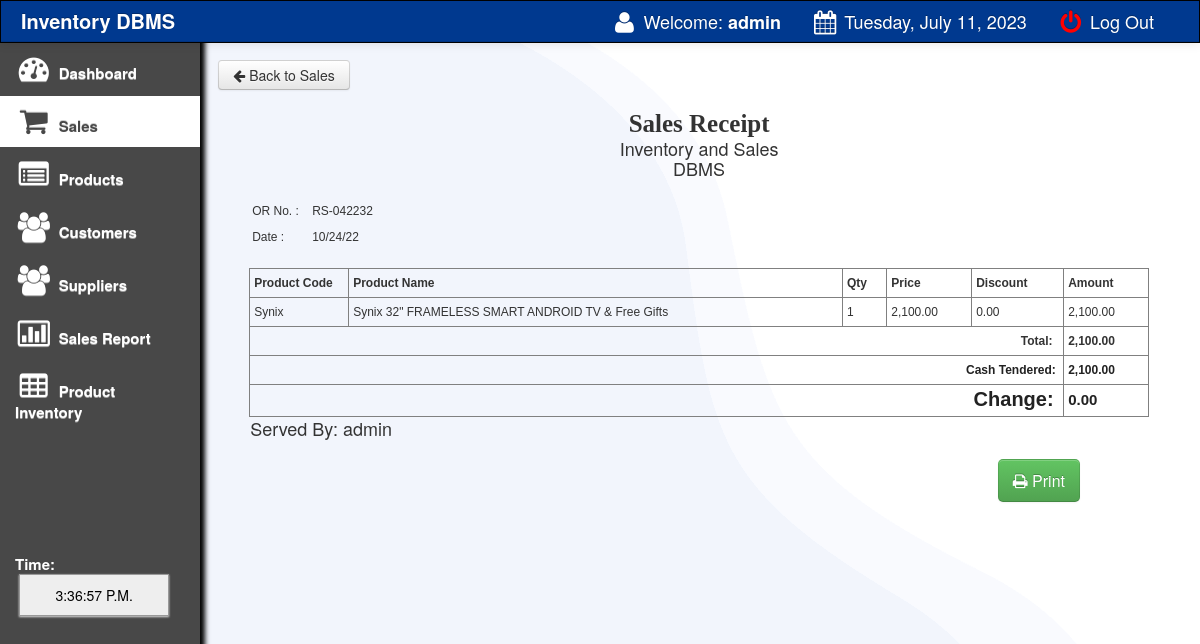
The app's page /main/preview.php?invoice=RS-042232 (signed in) with its own data.
### tables this page shows
CREATE TABLE `sales` (
  `transaction_id` int(11) NOT NULL,
  `invoice_number` varchar(100) NOT NULL,
  `cashier` varchar(100) NOT NULL,
  `date` varchar(100) NOT NULL,
  `type` varchar(100) NOT NULL,
  `amount` varchar(100) NOT NULL,
  `profit` varchar(100) NOT NULL,
  `due_date` varchar(100) NOT NULL,
  `name` varchar(100) NOT NULL,
  `balance` varchar(100) NOT NULL
);

CREATE TABLE `sales_order` (
  `transaction_id` int(11) NOT NULL,
  `invoice` varchar(100) NOT NULL,
  `product` varchar(100) NOT NULL,
  `qty` varchar(100) NOT NULL,
  `amount` varchar(100) NOT NULL,
  `profit` varchar(100) NOT NULL,
  `product_code` varchar(150) NOT NULL,
  `gen_name` varchar(200) NOT NULL,
  `name` varchar(200) NOT NULL,
  `price` varchar(100) NOT NULL,
  `discount` varchar(100) NOT NULL,
  `date` varchar(500) NOT NULL
);

### main/preview.php (the view, shortened to what this page needs)
<!DOCTYPE html>
<html>
<head>
 <link href="css/bootstrap.css" rel="stylesheet">
    <link rel="stylesheet" type="text/css" href="css/DT_bootstrap.css">
  <link rel="stylesheet" href="css/font-awesome.min.css">
    <link href="css/bootstrap-responsive.css" rel="stylesheet">
<link href="../style.css" media="screen" rel="stylesheet" type="text/css" />
<link href="src/facebox.css" media="screen" rel="stylesheet" type="text/css" />
<?php
$invoice=$_GET['invoice'];
include('../connect.php');
$result = $db->prepare("SELECT * FROM sales WHERE invoice_number= :userid");
$result->bindParam(':userid', $invoice);
$result->execute();
for($i=0; $row = $result->fetch(); $i++){
$invoice=$row['invoice_number'];
$date=$row['date'];
$cash=$row['due_date'];
$pt=$row['type'];
$am=$row['amount'];
if($pt=='cash'){
$cash=$row['due_date'];
$amount=$cash-$am;
}
}
?>
<?php
function createRandomPassword() {
	$chars = "003232303232023232023456789";
	$i = 0;
	$pass = '' ;
	while ($i <= 7) {
		$num = rand() % 33;
		$tmp = substr($chars, $num, 1);
		$pass = $pass . $tmp;
		$i++;
	}
	return $pass;
}
$finalcode='IDB-'.createRandomPassword();
?>
<body>
<?php include('navfixed.php');?>
	<div class="container-fluid">
      <div class="row-fluid">
	<div class="span2">
             <div class="well sidebar-nav">
                 <ul class="nav nav-list">
              <li><a href="index.php"><i class="icon-dashboard icon-2x"></i> Dashboard </a></li>
			<li class="active"><a href="sales.php?id=cash&invoice"><i class="icon-shopping-cart icon-2x"></i> Sales</a>  </li>
			<li><a href="products.php"><i class="icon-list-alt icon-2x"></i> Products</a>                                     </li>
			<li><a href="customer.php"><i class="icon-group icon-2x"></i> Customers</a>                                    </li>
			<li><a href="supplier.php"><i class="icon-group icon-2x"></i> Suppliers</a>                                    </li>
			<li><a href="salesreport.php?d1=0&d2=0"><i class="icon-bar-chart icon-2x"></i> Sales Report</a>                </li>
			<li><a href="sales_inventory.php"><i class="icon-table icon-2x"></i> Product Inventory</a>  </li>
				<br><br><br><br><br><br>
			<li>
			 <div class="hero-unit-clock">
			<form name="clock">
			<font color="white">Time: <br></font>&nbsp;<input style="width:150px;" type="submit" class="trans" name="face" value="">
			</form>
			  </div>
			</li>
				</ul>
          </div>
        </div>
	<div class="span10">
	<a href="sales.php?id=cash&invoice=<?php echo $finalcode ?>"><button class="btn btn-default"><i class="icon-arrow-left"></i> Back to Sales</button></a>
<div class="content" id="content">
<div style="margin: 0 auto; padding: 20px; width: 900px; font-weight: normal;">
	<div style="width: 100%; height: 190px;" >
	<div style="width: 900px; float: left;">
	<center><div style="font:bold 25px 'Aleo';">Sales Receipt</div>
	Inventory and Sales	<br>
	DBMS	<br>	<br>
	</center>
	</div>
	<div style="width: 136px; float: left; height: 70px;">
	<table cellpadding="3" cellspacing="0" style="font-family: arial; font-size: 12px;text-align:left;width : 100%;">
		<tr>
			<td>OR No. :</td>
			<td><?php echo $invoice ?></td>
		</tr>
		<tr>
			<td>Date :</td>
			<td><?php echo $date ?></td>
		</tr>
	</table>
	</div>
	</div>
	<div style="width: 100%; margin-top:-70px;">
	<table border="1" cellpadding="4" cellspacing="0" style="font-family: arial; font-size: 12px;	text-align:left;" width="100%">
		<thead>
			<tr>
				<th width="90"> Product Code </th>
				<th> Product Name </th>
				<th> Qty </th>
				<th> Price </th>
				<th> Discount </th>
				<th> Amount </th>
			</tr>
		</thead>
		<tbody>
				<?php
					$id=$_GET['invoice'];
					$result = $db->prepare("SELECT * FROM sales_order WHERE invoice= :userid");
					$result->bindParam(':userid', $id);
					$result->execute();
					for($i=0; $row = $result->fetch(); $i++){
				?>
				<tr class="record">
				<td><?php echo $row['product_code']; ?></td>
				<td><?php echo $row['name']; ?></td>
				<td><?php echo $row['qty']; ?></td>
				<td>
				<?php
				$ppp=$row['price'];
				echo formatMoney($ppp, true);
				?>
				</td>
				<td>
				<?php
				$ddd=$row['discount'];
				echo formatMoney($ddd, true);
				?>
				</td>
				<td>
				<?php
				$dfdf=$row['amount'];
				echo formatMoney($dfdf, true);
				?>
				</td>
				</tr>
				<?php
					}
				?>
				<tr>
					<td colspan="5" style=" text-align:right;"><strong style="font-size: 12px;">Total: &nbsp;</strong></td>
					<td colspan="2"><strong style="font-size: 12px;">
					<?php
					$sdsd=$_GET['invoice'];
					$resultas = $db->prepare("SELECT sum(amount) FROM sales_order WHERE invoice= :a");
					$resultas->bindParam(':a', $sdsd);
					$resultas->execute();
					for($i=0; $rowas = $resultas->fetch(); $i++){
					$fgfg=$rowas['sum(amount)'];
					echo formatMoney($fgfg, true);
					}
					?>
					</strong></td>
				</tr>
				<?php if($pt=='cash'){
				?>
				<tr>
					<td colspan="5"style=" text-align:right;"><strong style="font-size: 12px; color: #222222;">Cash Tendered:&nbsp;</strong></td>
					<td colspan="2"><strong style="font-size: 12px; color: #222222;">
					<?php
					echo formatMoney($cash, true);
					?>
					</strong></td>
				</tr>
				<?php
				}
				?>
				<tr>
					<td colspan="5" style=" text-align:right;"><strong style="font-size: 12px; color: #222222;">
					<font style="font-size:20px;">
					<?php
					if($pt=='cash'){
					echo 'Change:';
					}
					?>&nbsp;
					</strong></td>
					<td colspan="2"><strong style="font-size: 15px; color: #222222;">
					<?php
					function formatMoney($number, $fractional=false) {
						if ($fractional) {
							$number = sprintf('%.2f', $number);
						}
						while (true) {
							$replaced = preg_replace('/(-?\d+)(\d\d\d)/', '$1,$2', $number);
							if ($replaced != $number) {
								$number = $replaced;
							} else {
								break;
							}
						}
						return $number;
					}
					if($pt=='cash'){
					echo formatMoney($amount, true);
					}
					?>
					</strong></td>
				</tr>
		</tbody>
	</table>
	<table>
		<tr>
			<td>Served By: <?php echo $_SESSION['SESS_LAST_NAME'];?></td>
		</tr>
	</table>
	</div>
	</div>
	</div>
	</div>
<div class="pull-right" style="margin-right:100px;">
		<a href="javascript:Clickheretoprint()" style="font-size:20px;"><button class="btn btn-success btn-large"><i class="icon-print"></i> Print</button></a>
		</div>
</div>
</div>

### style.css (style rules this page uses)
input { border: 1px solid #999; background: #EEEEEE; padding: 10px; box-shadow:0 1px 2px #ddd; -moz-box-shadow:0 1px 2px #ddd; -webkit-box-shadow:0 1px 2px #ddd; }

### main/preview.php (style rules this page uses)
.sidebar-nav { padding: 9px 0; }

### records on screen
sales: invoice_number "RS-042232", date "10/24/22", due_date "2,100.00", formatMoney($amount, true) "0.00"
sales_order: product_code "Synix", name "Synix 32\" FRAMELESS SMART ANDROID TV & Free Gifts", qty "1", price "2,100.00", discount "0.00", amount "2,100.00"

### other values on screen
$_SESSION['SESS_LAST_NAME'] "admin"
$new "Tuesday, July 11, 2023"
formatMoney($fgfg, true) "2,100.00"
